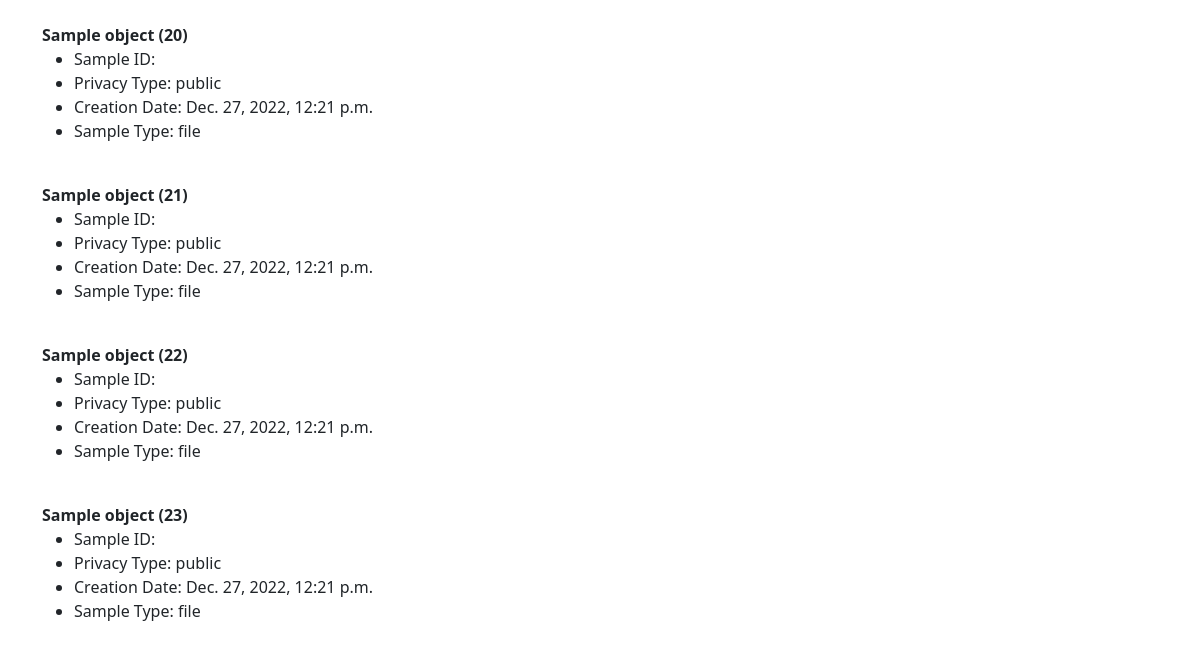
The app's page /list (lower part), older data.
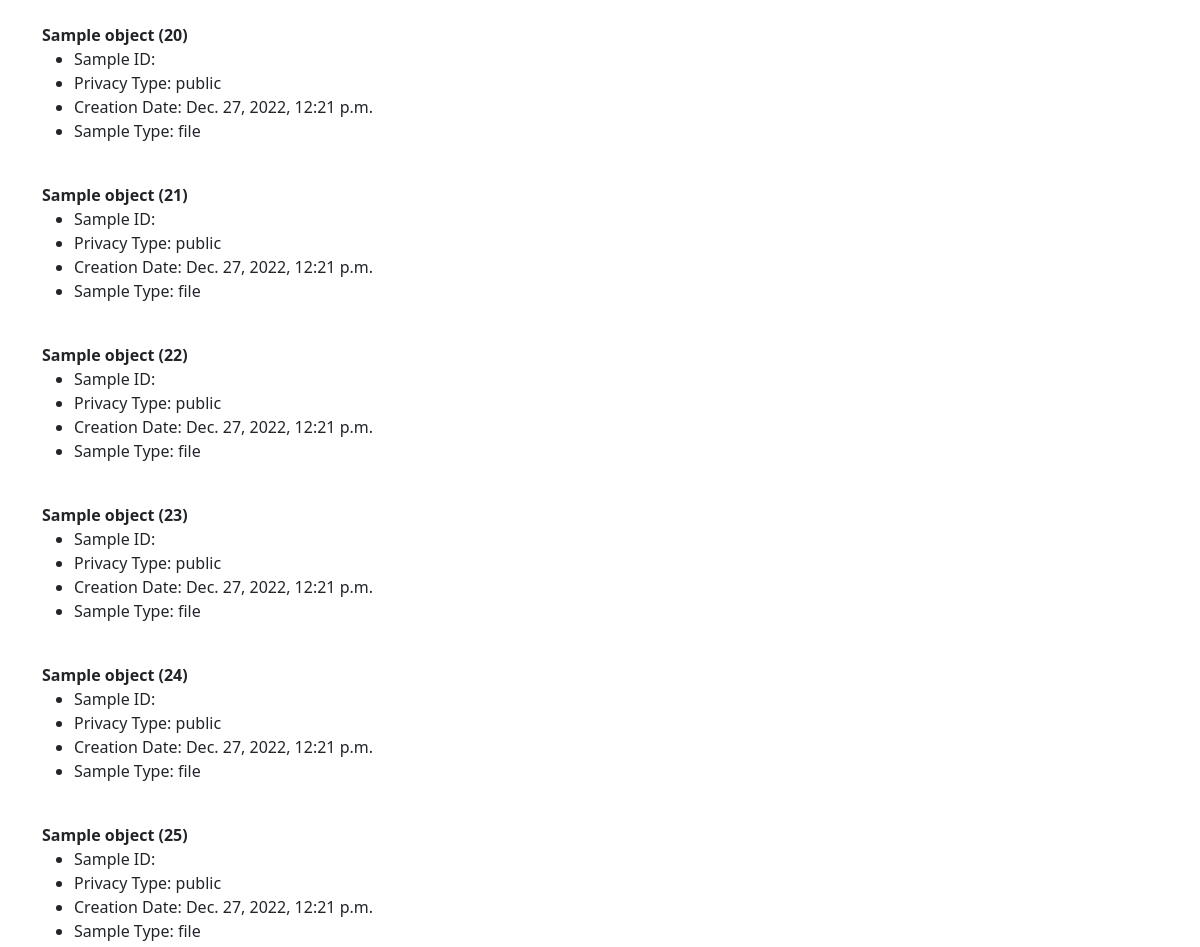
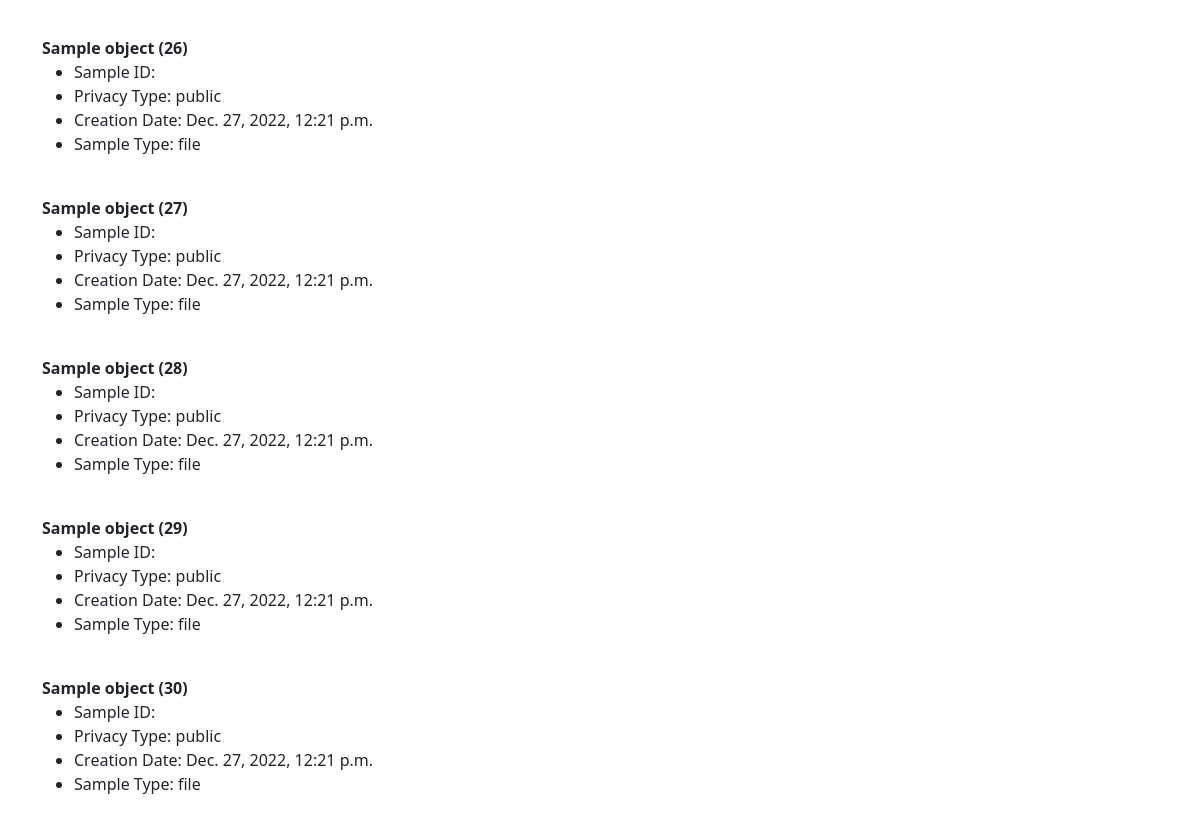
The same page, newer data (2 pictures, top to bottom).
### mainapp/models.py (models this page shows, shortened)
class Sample(models.Model):
	ReportID = models.IntegerField("UserID", null=True)
	models.ManyToOneRel(field= Report, field_name='Report_ID', to=ReportID ,on_delete=models.RESTRICT)
	Privacy_Type = models.CharField('Privacy Type', max_length=8)
	Create_Date = models.DateTimeField('Creation Date')
	Sample_Type = models.CharField("Sample Type", max_length=5)
	UserID = models.IntegerField("UserID", null=True)
	models.ManyToOneRel(field= FahisUser, field_name='User_ID', to=UserID ,on_delete=models.RESTRICT)
	Sample_Address = models.TextField("Sample Address", null=True)

### mainapp/views.py (the view)
# urls.py: path('list', views.dbList, name="db-list"),
def dbList(rquest):
	sample_list = Sample.objects.all()
	return render(rquest, 'mainapp/dbList.html', {'sample_list': sample_list})

### mainapp/templates/mainapp/dbList.html
{% extends 'mainapp/base.html' %}
{% block content %}
	<h1>List</h1><br/>
	{% for sample in sample_list %}
		<strong>{{ sample }}</strong>
		<ul>
		<li>Sample ID: {{ sample.Sample_ID }}</li>
		<li>Privacy Type: {{ sample.Privacy_Type }}</li>
		<li>Creation Date: {{ sample.Create_Date }}</li>
		<li>Sample Type: {{ sample.Sample_Type }}</li>
		</ul>
		<br/>
	{% endfor %}
{% endblock %}

### mainapp/templates/mainapp/base.html (shortened to what this page needs)
<!doctype html>
<html lang="en">
  <head>
    <link href="https://cdn.jsdelivr.net/npm/bootstrap@5.3.0-alpha1/dist/css/bootstrap.min.css" rel="stylesheet">
  </head>
  <body>
    <br/>
    <div class="container">
      {% block content %}
     {% endblock %}
    </div>
  </body>
</html>

Row changes from the older to the newer data that the page shows:
added Sample: id "Sample object (24)", Privacy_Type "public", Create_Date "Dec. 27, 2022, 12:21 p.m.", Sample_Type "file"
added Sample: id "Sample object (25)", Privacy_Type "public", Create_Date "Dec. 27, 2022, 12:21 p.m.", Sample_Type "file"
added Sample: id "Sample object (26)", Privacy_Type "public", Create_Date "Dec. 27, 2022, 12:21 p.m.", Sample_Type "file"
added Sample: id "Sample object (27)", Privacy_Type "public", Create_Date "Dec. 27, 2022, 12:21 p.m.", Sample_Type "file"
added Sample: id "Sample object (28)", Privacy_Type "public", Create_Date "Dec. 27, 2022, 12:21 p.m.", Sample_Type "file"
added Sample: id "Sample object (29)", Privacy_Type "public", Create_Date "Dec. 27, 2022, 12:21 p.m.", Sample_Type "file"
added Sample: id "Sample object (30)", Privacy_Type "public", Create_Date "Dec. 27, 2022, 12:21 p.m.", Sample_Type "file"
